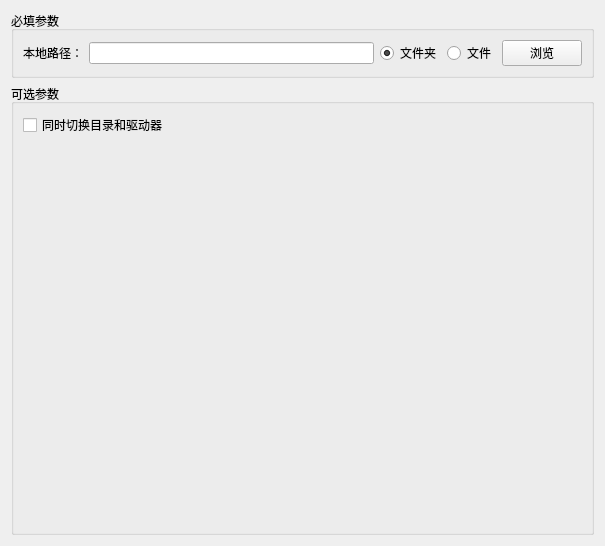
<?xml version="1.0" encoding="UTF-8"?>
<ui version="4.0">
 <class>CdCmdEditor</class>
 <widget class="QWidget" name="CdCmdEditor">
  <property name="geometry">
   <rect>
    <x>0</x>
    <y>0</y>
    <width>605</width>
    <height>546</height>
   </rect>
  </property>
  <property name="windowTitle">
   <string>Form</string>
  </property>
  <layout class="QVBoxLayout" name="verticalLayout">
   <item>
    <widget class="QGroupBox" name="groupBox">
     <property name="title">
      <string>必填参数</string>
     </property>
     <layout class="QVBoxLayout" name="verticalLayout_2">
      <item>
       <layout class="QGridLayout" name="gridLayout">
        <item row="0" column="0">
         <widget class="QLabel" name="label">
          <property name="text">
           <string>本地路径：</string>
          </property>
         </widget>
        </item>
        <item row="0" column="1">
         <layout class="QHBoxLayout" name="horizontalLayout">
          <item>
           <widget class="QLineEdit" name="lineEdit_dirfilepath"/>
          </item>
          <item>
           <layout class="QHBoxLayout" name="horizontalLayout_2">
            <property name="rightMargin">
             <number>0</number>
            </property>
            <item>
             <widget class="QRadioButton" name="radioButton_selectDir">
              <property name="text">
               <string>文件夹</string>
              </property>
              <property name="checked">
               <bool>true</bool>
              </property>
             </widget>
            </item>
            <item>
             <widget class="QRadioButton" name="radioButton_selectFile">
              <property name="text">
               <string>文件</string>
              </property>
             </widget>
            </item>
           </layout>
          </item>
          <item>
           <widget class="QPushButton" name="pushButton_selectpath">
            <property name="text">
             <string>浏览</string>
            </property>
           </widget>
          </item>
         </layout>
        </item>
       </layout>
      </item>
     </layout>
    </widget>
   </item>
   <item>
    <widget class="QGroupBox" name="groupBox_2">
     <property name="title">
      <string>可选参数</string>
     </property>
     <layout class="QVBoxLayout" name="verticalLayout_3">
      <item>
       <layout class="QGridLayout" name="gridLayout_2">
        <item row="0" column="0">
         <widget class="QCheckBox" name="checkBox_option_d">
          <property name="toolTip">
           <string>/d</string>
          </property>
          <property name="text">
           <string>同时切换目录和驱动器</string>
          </property>
         </widget>
        </item>
       </layout>
      </item>
      <item>
       <spacer name="verticalSpacer">
        <property name="orientation">
         <enum>Qt::Vertical</enum>
        </property>
        <property name="sizeHint" stdset="0">
         <size>
          <width>20</width>
          <height>40</height>
         </size>
        </property>
       </spacer>
      </item>
     </layout>
    </widget>
   </item>
  </layout>
 </widget>
 <resources/>
 <connections/>
</ui>
